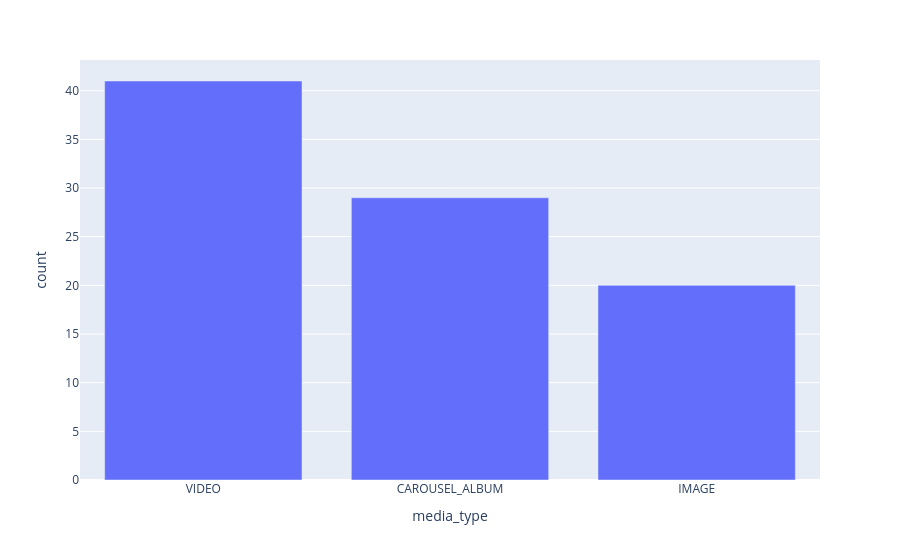

Notebook cell for this chart:
### Code cell
import plotly.express as px

fig = px.bar(
    media_counts,
    x="media_type",
    y="count"
)

fig.show()

### Figure 1 — Plotly figure (JSON) as saved in the notebook; plotly's stock layout.template omitted (floating-point values rounded to 4 significant figures)
{"data": [{"hovertemplate": "media_type=%{x}<br>count=%{y}<extra></extra>", "legendgroup": "", "marker": {"color": "#636efa", "pattern": {"shape": ""}}, "name": "", "orientation": "v", "showlegend": false, "textposition": "auto", "type": "bar", "x": ["VIDEO", "CAROUSEL_ALBUM", "IMAGE"], "xaxis": "x", "y": [41, 29, 20], "yaxis": "y"}], "layout": {"barmode": "relative", "legend": {"tracegroupgap": 0}, "margin": {"t": 60}, "xaxis": {"anchor": "y", "domain": [0, 1], "title": {"text": "media_type"}}, "yaxis": {"anchor": "x", "domain": [0, 1], "title": {"text": "count"}}}}
